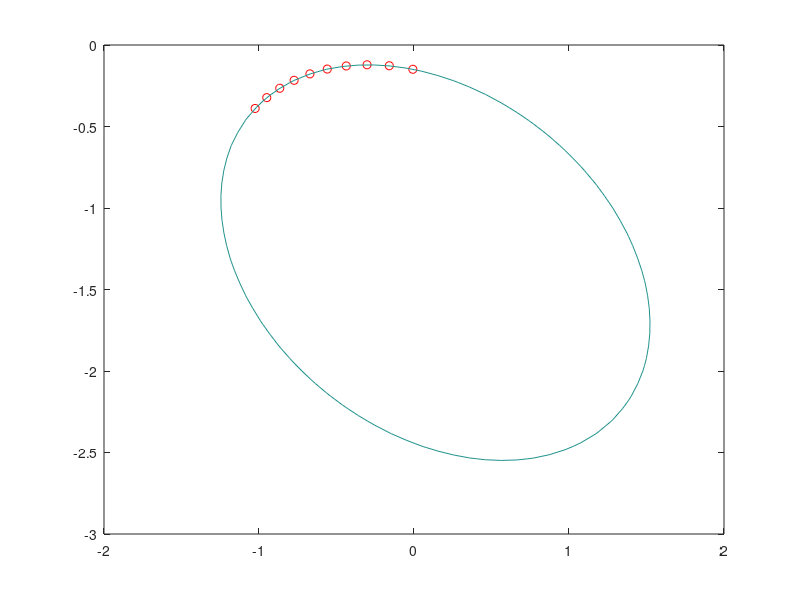
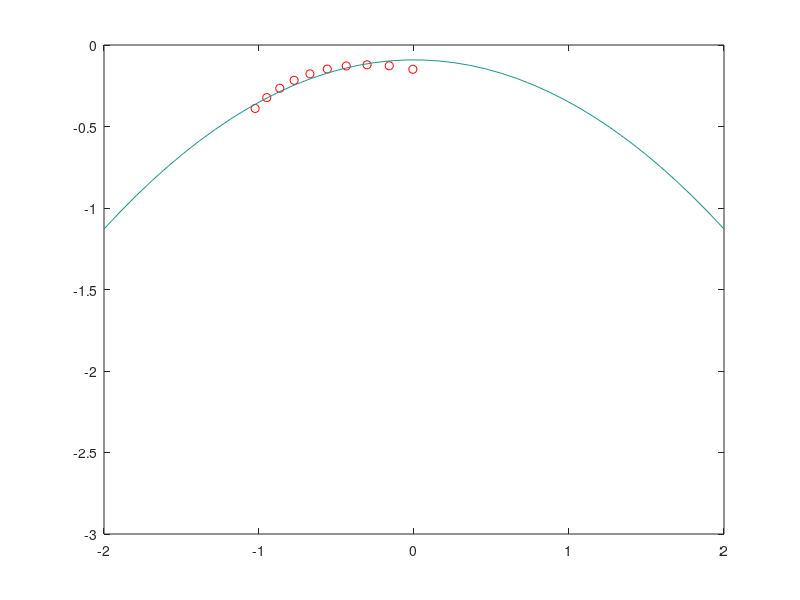

The MATLAB script that drew these images, in order:
x=[-1.024940,-0.949898,-0.866114,-0.773392,-0.671372,-0.559524,-0.437067,-0.302909,-0.159493,-0.007464];
y=[-0.389269,-0.322894,-0.265256,-0.216557,-0.177152,-0.147582,-0.128618,-0.121353,-0.127348,-0.148895];
x=x';
y=y';
close all
A=[y.^2,x.*y,x,y,ones(size(x))];
bv=x.^2;
coef=A\bv;
figure(1);

%Piazzi
plot(x,y,'ro'); hold on
u=linspace(-2,2,40);
v=linspace(-3,0,40);
[X,Y]=meshgrid(u,v);
a=coef(1);b=coef(2);c=coef(3);d=coef(4);e=coef(5);
Z=a*Y.^2+b*X.*Y+c*X+d*Y+e-X.^2;
contour(X,Y,Z,[0,0]);
erel=norm(a*y.^2+b*x.*y+c*x+d*y+e-x.^2)


figure(2)
A2=[y,ones(size(x))];
coef2=A2\bv;
a2=coef2(1);e2=coef2(2);
Z2=a2*Y+e2-X.^2;
erpar=norm(a2*y+e2-x.^2)
plot(x,y,'ro'); hold on
contour(X,Y,Z2,[0,0]);
